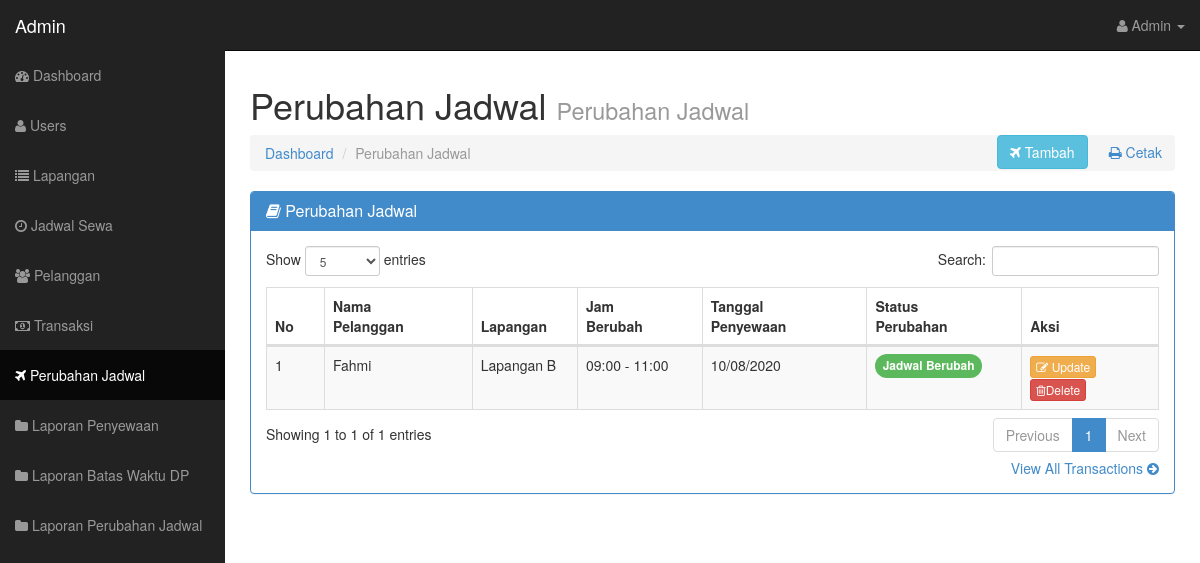
Screenshot of /admin/?page=perubahanjadwal (signed in) with the database file from the repository.
### tables this page shows
CREATE TABLE `perubahan_jadwal` (
  `id_perubahan` int(11) NOT NULL,
  `id_pelanggan` int(11) NOT NULL,
  `id_lapangan` int(11) NOT NULL,
  `jam_berubah` varchar(30) NOT NULL,
  `tanggal_penyewaan` date NOT NULL,
  `status_berubah` varchar(30) NOT NULL
);

CREATE TABLE `pelanggan` (
  `id_pelanggan` int(11) NOT NULL,
  `email_pelanggan` varchar(50) NOT NULL,
  `nama_pelanggan` varchar(30) NOT NULL,
  `password_pelanggan` varchar(255) NOT NULL,
  `notelp` varchar(15) NOT NULL
);

CREATE TABLE `lapangan` (
  `id_lapangan` int(11) NOT NULL,
  `nama_lapangan` varchar(30) NOT NULL,
  `harga_sewa` int(15) NOT NULL,
  `gambar` varchar(255) NOT NULL
);

### admin/classcrud/classcrud.php (called while the page is built, shortened)
<?php
class Perubahanjadwal {
    public function tampil_perubahan_jadwal($koneksi){
        $qry = $koneksi->query("SELECT * FROM perubahan_jadwal
        INNER JOIN pelanggan ON perubahan_jadwal.id_pelanggan = pelanggan.id_pelanggan
        INNER JOIN lapangan ON perubahan_jadwal.id_lapangan = lapangan.id_lapangan
        WHERE status_berubah='Jadwal Berubah'");
        return $qry;
        return $data;
    }
}
$perubahanjadwal = new Perubahanjadwal();
?>

### admin/views/modalaksi/tambahperubahanjadwal.php (the view, shortened to what this page needs)
</div>

### admin/views/perubahanjadwal.php (shortened to what this page needs)
<!DOCTYPE html>
<html lang="en">
<head>
</head>
<body>
<div class="row">
          <div class="col-lg-12">
            <h1>Perubahan Jadwal <small>Perubahan Jadwal</small></h1>
            <a href="" class="btn btn-secondary pull-right" style="margin-left: 8px;"><i class="fa fa-print"></i> Cetak</a>
            <button type="button" class="btn btn-info pull-right" id="tambahperubahanjadwal" data-toggle="modal" data-target="#tambahperubahan">
                  <i class="fa fa-plane"></i> Tambah
            </button>
            <ol class="breadcrumb">
              <li><a href="index.html"><i class="icon-dashboard"></i> Dashboard</a></li>
              <li class="active"><i class="icon-file-alt"></i>Perubahan Jadwal</li>
            </ol>
          </div>
        </div>
  <div class="row">
            <div class="col-lg-12">
            <div class="panel panel-primary">
              <div class="panel-heading">
                <h3 class="panel-title"><i class="fa fa-book"></i> Perubahan Jadwal</h3>
              </div>
              <div class="panel-body">
                <div class="table-responsive">
                  <table class="table table-bordered table-hover table-striped tablesorter" id="dataTable">
                    <thead>
                        <tr>
                            <th>No</th>
                            <th>Nama Pelanggan</th>
                            <th>Lapangan</th>
                            <th>Jam Berubah</th>
                            <th>Tanggal Penyewaan</th>
                            <th>Status Perubahan</th>
                            <th>Aksi</th>
                        </tr>
                    </thead>
                    <tbody>
                    <?php
                      $qry = $perubahanjadwal->tampil_perubahan_jadwal($koneksi);
                      foreach ($qry as $dat => $data) {
                    ?>
                    <tr>
                        <td><?= $dat + 1 ?></td>
                        <td><?= ucwords($data['nama_pelanggan']); ?></td>
                        <td><?= ucwords($data['nama_lapangan']); ?></td>
                        <td><?= ucwords($data['jam_berubah']); ?></td>
                        <td><?= date('d/m/Y', strtotime($data['tanggal_penyewaan'])); ?></td>
                        <td><span class="label label-success" style="font-size: 12px;border-radius:100px;"><?= ucwords($data['status_berubah']); ?></span></td>
                        <td>
                            <a id="ubahdataperubahanjadwal" data-toggle="modal" data-target="#ubahperubahan" data-idperubahan="<?= $data['id_perubahan'] ?>" data-pelanggan="<?= $data['id_pelanggan'] ?>" data-lapangan="<?= $data['id_lapangan'] ?>" data-jamberubah="<?= $data['jam_berubah'] ?>" ><button class="btn btn-warning btn-xs"><i class="fa fa-pencil-square-o"></i> Update</button></a>
                            <a href="?page=perubahanjadwal&hapus=<?= $data['id_perubahan'] ?>" class="btn btn-danger btn-xs" onclick="return confirm('Yakin Ingin Di Hapus ?')"><i class="fa fa-trash-o"></i>Delete</a>
                        </td>
                    </tr>
                    <?php } ?>
                    </tbody>
                  </table>
                </div>
                <div class="text-right">
                  <a href="#">View All Transactions <i class="fa fa-arrow-circle-right"></i></a>
                </div>
              </div>
            </div>
          </div>
        </div>
        <?php include_once 'modalaksi/tambahperubahanjadwal.php'; ?>
        <?php include_once 'modalaksi/ubahperubahanjadwal.php'; ?>
</body>
</html>

### assets/css/sb-admin.css (style rules this page uses)
body { margin-top: 50px; background-image: url("../bg/bgadm.png"); background-size: cover; background-repeat: no-repeat; }
table.tablesorter thead { cursor: pointer; }

### rows the page displays
perubahan_jadwal: id_pelanggan.nama_pelanggan "Fahmi", id_lapangan.nama_lapangan "Lapangan B", jam_berubah "09:00 - 11:00", tanggal_penyewaan "10/08/2020", status_berubah "Jadwal Berubah"

### other values shown
$_SESSION['adm']['username'] "Admin"
$_SESSION['adm']['namauser'] "Admin"
